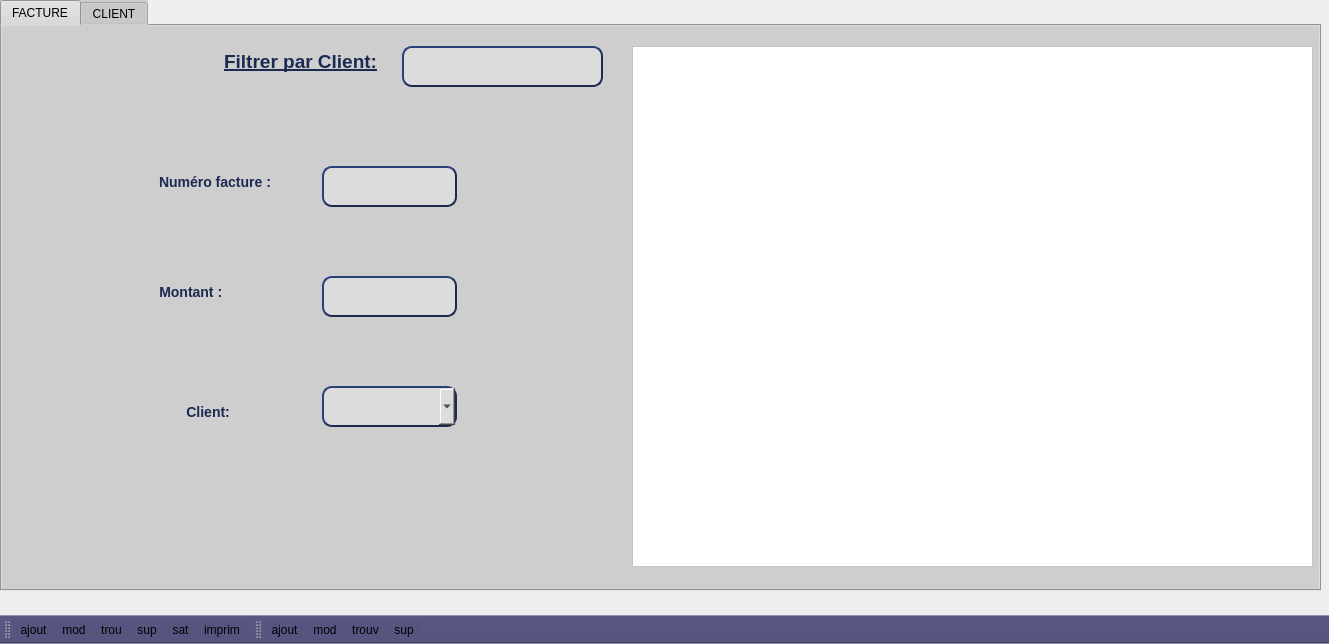
<?xml version="1.0" encoding="UTF-8"?>
<ui version="4.0">
 <class>MainWindow</class>
 <widget class="QMainWindow" name="MainWindow">
  <property name="geometry">
   <rect>
    <x>0</x>
    <y>0</y>
    <width>1329</width>
    <height>644</height>
   </rect>
  </property>
  <property name="windowTitle">
   <string>MainWindow</string>
  </property>
  <widget class="QWidget" name="centralwidget">
   <widget class="QTabWidget" name="tabWidget">
    <property name="geometry">
     <rect>
      <x>0</x>
      <y>0</y>
      <width>1321</width>
      <height>591</height>
     </rect>
    </property>
    <property name="toolTip">
     <string>&lt;html&gt;&lt;head/&gt;&lt;body&gt;&lt;p&gt;&lt;img src=&quot;:/icons8-calendrier-96.png&quot;/&gt;&lt;/p&gt;&lt;/body&gt;&lt;/html&gt;</string>
    </property>
    <property name="whatsThis">
     <string>&lt;!DOCTYPE HTML PUBLIC &quot;-//W3C//DTD HTML 4.0//EN&quot; &quot;http://www.w3.org/TR/REC-html40/strict.dtd&quot;&gt;
&lt;html&gt;&lt;head&gt;&lt;meta name=&quot;qrichtext&quot; content=&quot;1&quot; /&gt;&lt;style type=&quot;text/css&quot;&gt;
p, li { white-space: pre-wrap; }
&lt;/style&gt;&lt;/head&gt;&lt;body style=&quot; font-family:'MS Shell Dlg 2'; font-size:8pt; font-weight:400; font-style:normal;&quot;&gt;
&lt;p align=&quot;right&quot; dir='rtl' style=&quot; margin-top:12px; margin-bottom:12px; margin-left:0px; margin-right:0px; -qt-block-indent:0; text-indent:0px;&quot;&gt;&lt;img src=&quot;:/icons8-calendrier-96.png&quot; /&gt;&lt;/p&gt;&lt;/body&gt;&lt;/html&gt;</string>
    </property>
    <property name="styleSheet">
     <string notr="true">urlimage: url(:/2.png);
image: url(:/files/2.png);
background-image: url(:/files/583453e9474c5 - Copie.jpg);
image: url(:/files/583453e9474c5 - Copie.jpg);
background-color: rgb(193, 193, 193);
background-color: rgb(194, 194, 194);
background-color: rgb(206, 206, 206);
image: url(:/2.png);
image: url(:/2.png);</string>
    </property>
    <property name="currentIndex">
     <number>0</number>
    </property>
    <widget class="QWidget" name="tab_2">
     <attribute name="title">
      <string>FACTURE</string>
     </attribute>
     <widget class="QLabel" name="filtrer">
      <property name="geometry">
       <rect>
        <x>-100</x>
        <y>10</y>
        <width>481</width>
        <height>51</height>
       </rect>
      </property>
      <property name="styleSheet">
       <string notr="true">QLabel


{

image: url(:/files/2.png);

color: #1C2951;
 border-style: outset;
     font: bold 14px;
     min-width: 8em;
     padding: 6px;


}
</string>
      </property>
      <property name="text">
       <string>&lt;html&gt;&lt;head/&gt;&lt;body&gt;&lt;p align=&quot;right&quot;&gt;&lt;span style=&quot; font-size:14pt; text-decoration: underline;&quot;&gt;Filtrer par Client:&lt;/span&gt;&lt;/p&gt;&lt;/body&gt;&lt;/html&gt;</string>
      </property>
     </widget>
     <widget class="QLabel" name="num_F">
      <property name="geometry">
       <rect>
        <x>-70</x>
        <y>130</y>
        <width>381</width>
        <height>51</height>
       </rect>
      </property>
      <property name="styleSheet">
       <string notr="true">QLabel


{

image: url(:/files/2.png);

color: #1C2951;
 border-style: outset;
     font: bold 14px;
     min-width: 8em;
     padding: 6px;


}
</string>
      </property>
      <property name="text">
       <string>                                                        Numéro facture :</string>
      </property>
     </widget>
     <widget class="QLabel" name="montant">
      <property name="geometry">
       <rect>
        <x>0</x>
        <y>240</y>
        <width>251</width>
        <height>51</height>
       </rect>
      </property>
      <property name="styleSheet">
       <string notr="true">QLabel


{

image: url(:/files/2.png);

color: #1C2951;
 border-style: outset;
     font: bold 14px;
     min-width: 8em;
     padding: 6px;


}
</string>
      </property>
      <property name="text">
       <string>                                      Montant :</string>
      </property>
     </widget>
     <widget class="QLabel" name="type">
      <property name="geometry">
       <rect>
        <x>0</x>
        <y>360</y>
        <width>251</width>
        <height>51</height>
       </rect>
      </property>
      <property name="styleSheet">
       <string notr="true">QLabel


{

image: url(:/files/2.png);

color: #1C2951;
 border-style: outset;
     font: bold 14px;
     min-width: 8em;
     padding: 6px;


}
</string>
      </property>
      <property name="text">
       <string>                                             Client:</string>
      </property>
     </widget>
     <widget class="QLineEdit" name="filtrer_client">
      <property name="geometry">
       <rect>
        <x>400</x>
        <y>20</y>
        <width>201</width>
        <height>41</height>
       </rect>
      </property>
      <property name="autoFillBackground">
       <bool>false</bool>
      </property>
      <property name="styleSheet">
       <string notr="true"> QLineEdit {
     background-color:#DCDCDC;
     border-style: outset;
     border-width: 2px;
     border-radius: 10px;
     border-color: #1C2951;
     font: bold 14px;
     min-width: 7em;
     padding: 6px;
}
 QLineEdit {
     image: url(myindicator.png);
 }
</string>
      </property>
      <property name="frame">
       <bool>false</bool>
      </property>
      <property name="dragEnabled">
       <bool>false</bool>
      </property>
      <property name="readOnly">
       <bool>false</bool>
      </property>
      <property name="clearButtonEnabled">
       <bool>false</bool>
      </property>
     </widget>
     <widget class="QLineEdit" name="num_fact">
      <property name="geometry">
       <rect>
        <x>320</x>
        <y>140</y>
        <width>135</width>
        <height>41</height>
       </rect>
      </property>
      <property name="styleSheet">
       <string notr="true">QLineEdit {
     background-color:#DCDCDC;
     border-style: outset;
     border-width: 2px;
     border-radius: 10px;
     border-color: #1C2951;
     font: bold 14px;
     min-width: 7em;
     padding: 6px;
}
 QLineEdit {
     image: url(myindicator.png);
 }
</string>
      </property>
     </widget>
     <widget class="QTableView" name="table_fac">
      <property name="geometry">
       <rect>
        <x>630</x>
        <y>20</y>
        <width>681</width>
        <height>521</height>
       </rect>
      </property>
      <property name="styleSheet">
       <string notr="true">background-color: rgb(255, 255, 255);</string>
      </property>
     </widget>
     <widget class="QLineEdit" name="montant_fac">
      <property name="geometry">
       <rect>
        <x>320</x>
        <y>250</y>
        <width>135</width>
        <height>41</height>
       </rect>
      </property>
      <property name="styleSheet">
       <string notr="true">QLineEdit {
     background-color:#DCDCDC;
     border-style: outset;
     border-width: 2px;
     border-radius: 10px;
     border-color:#1C2951;
     font: bold 14px;
     min-width: 7em;
     padding: 6px;
}
 QLineEdit {
     image: url(myindicator.png);
 }
</string>
      </property>
     </widget>
     <widget class="QComboBox" name="combo_client">
      <property name="geometry">
       <rect>
        <x>320</x>
        <y>360</y>
        <width>135</width>
        <height>41</height>
       </rect>
      </property>
      <property name="styleSheet">
       <string notr="true">QComboBox {
     background-color:#DCDCDC;
     border-style: outset;
     border-width: 2px;
     border-radius: 10px;
     border-color:#1C2951;
     font: bold 14px;
     min-width: 7em;
     padding: 6px;
}
QComboBox {
     image: url(myindicator.png);
 }
</string>
      </property>
     </widget>
     <widget class="QLabel" name="nom_prenom_client">
      <property name="geometry">
       <rect>
        <x>460</x>
        <y>390</y>
        <width>131</width>
        <height>16</height>
       </rect>
      </property>
      <property name="text">
       <string/>
      </property>
     </widget>
    </widget>
    <widget class="QWidget" name="tab">
     <attribute name="title">
      <string>CLIENT</string>
     </attribute>
     <widget class="QLabel" name="recherche">
      <property name="geometry">
       <rect>
        <x>-30</x>
        <y>20</y>
        <width>421</width>
        <height>51</height>
       </rect>
      </property>
      <property name="styleSheet">
       <string notr="true">QLabel

{
	image: url(:/files/2.png);
color: #1C2951;
 border-style: outset;
     font: bold 16px;
     min-width: 8em;
     padding: 6px;


}
</string>
      </property>
      <property name="text">
       <string>&lt;html&gt;&lt;head/&gt;&lt;body&gt;&lt;p align=&quot;right&quot;&gt;&lt;span style=&quot; font-size:12pt; text-decoration: underline;&quot;&gt;Recherche par :&lt;/span&gt;&lt;/p&gt;&lt;/body&gt;&lt;/html&gt;</string>
      </property>
     </widget>
     <widget class="QLabel" name="id_C">
      <property name="geometry">
       <rect>
        <x>-70</x>
        <y>90</y>
        <width>361</width>
        <height>51</height>
       </rect>
      </property>
      <property name="styleSheet">
       <string notr="true">QLabel


{

image: url(:/files/2.png);

color: #1C2951;
 border-style: outset;
     font: bold 14px;
     min-width: 8em;
     padding: 6px;


}
</string>
      </property>
      <property name="text">
       <string>                                                   Identifiant_client :</string>
      </property>
     </widget>
     <widget class="QLabel" name="nom">
      <property name="geometry">
       <rect>
        <x>40</x>
        <y>160</y>
        <width>171</width>
        <height>51</height>
       </rect>
      </property>
      <property name="styleSheet">
       <string notr="true">QLabel


{

image: url(:/files/2.png);

color: #1C2951;
 border-style: outset;
     font: bold 14px;
     min-width: 8em;
     padding: 6px;


}
</string>
      </property>
      <property name="text">
       <string>                          Nom :</string>
      </property>
     </widget>
     <widget class="QLabel" name="prenom">
      <property name="geometry">
       <rect>
        <x>10</x>
        <y>240</y>
        <width>211</width>
        <height>51</height>
       </rect>
      </property>
      <property name="styleSheet">
       <string notr="true">QLabel


{

image: url(:/files/2.png);

color: #1C2951;
 border-style: outset;
     font: bold 14px;
     min-width: 8em;
     padding: 6px;


}
</string>
      </property>
      <property name="text">
       <string>                               Prenom :</string>
      </property>
     </widget>
     <widget class="QLabel" name="date_naisance">
      <property name="geometry">
       <rect>
        <x>-70</x>
        <y>320</y>
        <width>361</width>
        <height>51</height>
       </rect>
      </property>
      <property name="styleSheet">
       <string notr="true">QLabel


{

image: url(:/files/2.png);

color: #1C2951;
 border-style: outset;
     font: bold 14px;
     min-width: 8em;
     padding: 6px;


}
</string>
      </property>
      <property name="text">
       <string>                                                   Date de naissance :</string>
      </property>
     </widget>
     <widget class="QLineEdit" name="id_client">
      <property name="geometry">
       <rect>
        <x>320</x>
        <y>100</y>
        <width>135</width>
        <height>31</height>
       </rect>
      </property>
      <property name="styleSheet">
       <string notr="true"> QLineEdit {
     background-color:#DCDCDC;
     border-style: outset;
     border-width: 2px;
     border-radius: 10px;
     border-color: #1C2951;
     font: bold 14px;
     min-width: 7em;
     padding: 6px;
}
 QLineEdit {
     image: url(myindicator.png);
 }

</string>
      </property>
     </widget>
     <widget class="QLineEdit" name="nom_client">
      <property name="geometry">
       <rect>
        <x>320</x>
        <y>170</y>
        <width>135</width>
        <height>31</height>
       </rect>
      </property>
      <property name="styleSheet">
       <string notr="true"> QLineEdit {
     background-color:#DCDCDC;
     border-style: outset;
     border-width: 2px;
     border-radius: 10px;
     border-color:#1C2951;
     font: bold 14px;
     min-width: 7em;
     padding: 6px;
}
 QLineEdit {
     image: url(myindicator.png);
 }
</string>
      </property>
     </widget>
     <widget class="QLineEdit" name="prenom_client">
      <property name="geometry">
       <rect>
        <x>320</x>
        <y>240</y>
        <width>135</width>
        <height>31</height>
       </rect>
      </property>
      <property name="styleSheet">
       <string notr="true"> QLineEdit {
     background-color:#DCDCDC;
     border-style: outset;
     border-width: 2px;
     border-radius: 10px;
     border-color: #1C2951;
     font: bold 14px;
     min-width: 7em;
     padding: 6px;
}
 QLineEdit {
     image: url(myindicator.png);
 }
</string>
      </property>
     </widget>
     <widget class="QTableView" name="table_client">
      <property name="geometry">
       <rect>
        <x>570</x>
        <y>20</y>
        <width>741</width>
        <height>521</height>
       </rect>
      </property>
      <property name="styleSheet">
       <string notr="true">background-color: rgb(255, 255, 255);</string>
      </property>
     </widget>
     <widget class="QLineEdit" name="recherche_client">
      <property name="geometry">
       <rect>
        <x>400</x>
        <y>30</y>
        <width>151</width>
        <height>31</height>
       </rect>
      </property>
      <property name="styleSheet">
       <string notr="true"> QLineEdit {
     background-color:#DCDCDC;
     border-style: outset;
     border-width: 2px;
     border-radius: 10px;
     border-color: #1C2951;
     font: bold 14px;
     min-width: 7em;
     padding: 6px;
}
 QLineEdit {
     image: url(myindicator.png);
 }
</string>
      </property>
     </widget>
     <widget class="QDateEdit" name="date_n_client">
      <property name="geometry">
       <rect>
        <x>320</x>
        <y>330</y>
        <width>110</width>
        <height>22</height>
       </rect>
      </property>
     </widget>
     <widget class="QLabel" name="test_client">
      <property name="geometry">
       <rect>
        <x>465</x>
        <y>129</y>
        <width>111</width>
        <height>21</height>
       </rect>
      </property>
      <property name="text">
       <string/>
      </property>
     </widget>
     <widget class="QLabel" name="email">
      <property name="geometry">
       <rect>
        <x>-10</x>
        <y>410</y>
        <width>261</width>
        <height>51</height>
       </rect>
      </property>
      <property name="styleSheet">
       <string notr="true">QLabel


{

image: url(:/files/2.png);

color: #1C2951;
 border-style: outset;
     font: bold 14px;
     min-width: 8em;
     padding: 6px;


}
</string>
      </property>
      <property name="text">
       <string>                                      Email:</string>
      </property>
     </widget>
     <widget class="QLabel" name="num_tel">
      <property name="geometry">
       <rect>
        <x>-100</x>
        <y>480</y>
        <width>441</width>
        <height>51</height>
       </rect>
      </property>
      <property name="styleSheet">
       <string notr="true">QLabel


{

image: url(:/files/2.png);

color: #1C2951;
 border-style: outset;
     font: bold 14px;
     min-width: 8em;
     padding: 6px;


}
</string>
      </property>
      <property name="text">
       <string>                                                            Numéro téléphone:</string>
      </property>
     </widget>
     <widget class="QLineEdit" name="email_client">
      <property name="geometry">
       <rect>
        <x>320</x>
        <y>410</y>
        <width>135</width>
        <height>31</height>
       </rect>
      </property>
      <property name="styleSheet">
       <string notr="true"> QLineEdit {
     background-color:#DCDCDC;
     border-style: outset;
     border-width: 2px;
     border-radius: 10px;
     border-color: #1C2951;
     font: bold 14px;
     min-width: 7em;
     padding: 6px;
}
 QLineEdit {
     image: url(myindicator.png);
 }
</string>
      </property>
     </widget>
     <widget class="QLineEdit" name="tel_client">
      <property name="geometry">
       <rect>
        <x>320</x>
        <y>490</y>
        <width>135</width>
        <height>31</height>
       </rect>
      </property>
      <property name="styleSheet">
       <string notr="true"> QLineEdit {
     background-color:#DCDCDC;
     border-style: outset;
     border-width: 2px;
     border-radius: 10px;
     border-color: #1C2951;
     font: bold 14px;
     min-width: 7em;
     padding: 6px;
}
 QLineEdit {
     image: url(myindicator.png);
 }
</string>
      </property>
     </widget>
    </widget>
   </widget>
  </widget>
  <widget class="QMenuBar" name="menubar">
   <property name="geometry">
    <rect>
     <x>0</x>
     <y>0</y>
     <width>1329</width>
     <height>26</height>
    </rect>
   </property>
  </widget>
  <widget class="QToolBar" name="toolBar">
   <property name="windowTitle">
    <string>toolBar</string>
   </property>
   <property name="styleSheet">
    <string notr="true">background-color: rgb(85, 85, 127)</string>
   </property>
   <attribute name="toolBarArea">
    <enum>BottomToolBarArea</enum>
   </attribute>
   <attribute name="toolBarBreak">
    <bool>false</bool>
   </attribute>
   <addaction name="ajouter_fac"/>
   <addaction name="modifier_fac"/>
   <addaction name="trouver_fac"/>
   <addaction name="suprimer_fac"/>
   <addaction name="stat_facture"/>
   <addaction name="imprimer_fact"/>
  </widget>
  <widget class="QToolBar" name="toolBar_2">
   <property name="windowTitle">
    <string>toolBar_2</string>
   </property>
   <property name="styleSheet">
    <string notr="true">background-color: rgb(85, 85, 127)</string>
   </property>
   <attribute name="toolBarArea">
    <enum>BottomToolBarArea</enum>
   </attribute>
   <attribute name="toolBarBreak">
    <bool>false</bool>
   </attribute>
   <addaction name="ajouter_client"/>
   <addaction name="modifier_client"/>
   <addaction name="trouver_client"/>
   <addaction name="supprimer_client"/>
  </widget>
  <action name="trouver_client">
   <property name="icon">
    <iconset resource="resources.qrc">
     <normaloff>:/files/trouver.png</normaloff>:/files/trouver.png</iconset>
   </property>
   <property name="text">
    <string>trouv</string>
   </property>
  </action>
  <action name="modifier_client">
   <property name="icon">
    <iconset resource="resources.qrc">
     <normaloff>:/files/modifier.png</normaloff>:/files/modifier.png</iconset>
   </property>
   <property name="text">
    <string>mod</string>
   </property>
  </action>
  <action name="ajouter_client">
   <property name="icon">
    <iconset resource="resources.qrc">
     <normaloff>:/files/ajouter.png</normaloff>:/files/ajouter.png</iconset>
   </property>
   <property name="text">
    <string>ajout</string>
   </property>
  </action>
  <action name="supprimer_client">
   <property name="icon">
    <iconset resource="resources.qrc">
     <normaloff>:/files/supprimer.png</normaloff>:/files/supprimer.png</iconset>
   </property>
   <property name="text">
    <string>sup</string>
   </property>
  </action>
  <action name="suprimer_fac">
   <property name="icon">
    <iconset resource="resources.qrc">
     <normaloff>:/files/icons8-effacer-52.png</normaloff>:/files/icons8-effacer-52.png</iconset>
   </property>
   <property name="text">
    <string>sup</string>
   </property>
  </action>
  <action name="stat_facture">
   <property name="icon">
    <iconset resource="resources.qrc">
     <normaloff>:/files/analystic__chart__report__pie__graph__statics-512.png</normaloff>:/files/analystic__chart__report__pie__graph__statics-512.png</iconset>
   </property>
   <property name="text">
    <string>sat</string>
   </property>
  </action>
  <action name="trouver_fac">
   <property name="icon">
    <iconset resource="resources.qrc">
     <normaloff>:/files/icons8-chercher-64.png</normaloff>:/files/icons8-chercher-64.png</iconset>
   </property>
   <property name="text">
    <string>trou</string>
   </property>
  </action>
  <action name="modifier_fac">
   <property name="icon">
    <iconset resource="resources.qrc">
     <normaloff>:/files/icons8-modifier-48.png</normaloff>:/files/icons8-modifier-48.png</iconset>
   </property>
   <property name="text">
    <string>mod</string>
   </property>
  </action>
  <action name="ajouter_fac">
   <property name="icon">
    <iconset resource="resources.qrc">
     <normaloff>:/files/icons8-plus-48.png</normaloff>:/files/icons8-plus-48.png</iconset>
   </property>
   <property name="text">
    <string>ajout</string>
   </property>
  </action>
  <action name="imprimer_fact">
   <property name="icon">
    <iconset resource="resources.qrc">
     <normaloff>:/files/imprimer.png</normaloff>:/files/imprimer.png</iconset>
   </property>
   <property name="text">
    <string>imprim</string>
   </property>
  </action>
 </widget>
 <resources>
  <include location="resources.qrc"/>
 </resources>
 <connections/>
</ui>
